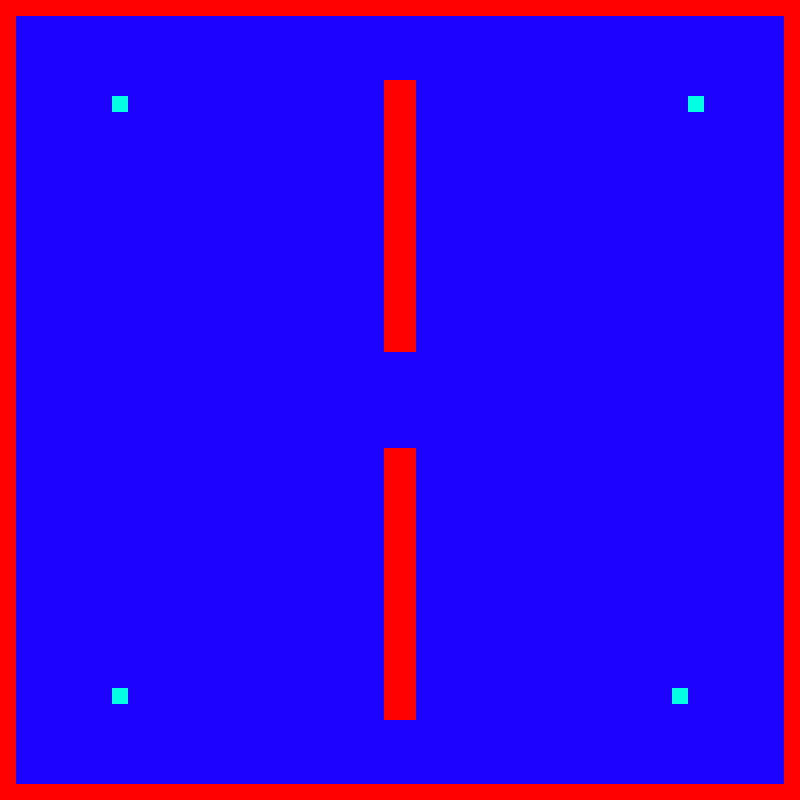

This game map was drawn from its Tiled (.tmx) file and the tilesets committed beside it. A one-line description and the trimmed map source follow:
An orthogonal 50x50 tile map with 16x16 px tiles, 1 tile layer (Tile Layer 1).

<map version="1.0" orientation="orthogonal" width="50" height="50" tilewidth="16" tileheight="16">
 <tileset firstgid="1" name="bd2_Tileset_1" tilewidth="16" tileheight="16" spacing="2">
  <image source="bd2_Tileset_1.png" width="54" height="36" />
 </tileset>
 <layer name="Tile Layer 1" width="50" height="50">
  <data>[2500 cells, 2500 non-empty, 3 distinct tile ids]</data>
 </layer>
</map>
